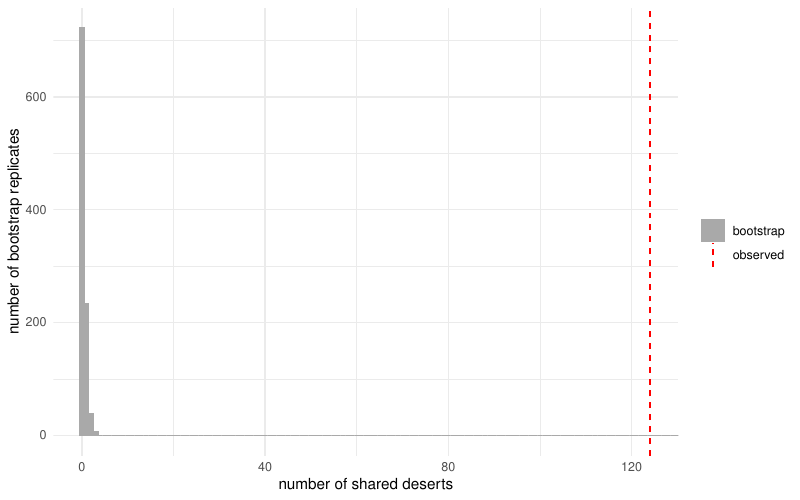

Recreate this plot in R.
suppressPackageStartupMessages({
library(data.table)
library(R.utils)
library(bit)
library(qs2)
library(ggplot2)
library(dplyr)
library(tidyr)
library(tibble)
library(readr)
library(parallel)
library(GenomicRanges)
library(testthat)
library(pryr)
})

###############################################################
# read all input data
###############################################################

cat("Reading input data... ")

# ROH in modern samples
modern_gr <- fread("data/ref-panel_allchrom_sample-snp_filltags_filter_MAF_0.01_all_sites_hom_win_het_1_dogs.hom")
modern_gr <- tibble(modern_gr) %>% select(sample = FID, chrom = CHR, start = POS1, end = POS2)
modern_gr$set <- "modern"

# ROH in ancient samples
ancient_gr <- fread("data/merged_phased_annotated.allchrom_MAF_0.01_recalibrated_INFO_0.8_all_sites_hom_win_het_1_dogs.hom")
ancient_gr <- tibble(ancient_gr) %>% select(sample = FID, chrom = CHR, start = POS1, end = POS2)
ancient_gr$set <- "ancient"

# combine ROH sets into a single GRanges object
roh_gr <- rbind(modern_gr, ancient_gr)
roh_gr <- makeGRangesFromDataFrame(roh_gr, keep.extra.columns = TRUE)

# extract sample names for downstream use
ancient_samples <- unique(roh_gr[roh_gr$set == "ancient"]$sample)
modern_samples <- unique(roh_gr[roh_gr$set == "modern"]$sample)

all_samples <- c(ancient_samples, modern_samples)

# look-up table for detecting whether a given sample is ancient or modern
sample_lookup <- c(rep("ancient", length(ancient_samples)), rep("modern", length(modern_samples)))
names(sample_lookup) <- all_samples

# ancient sites
ancient_sites <- fread("data/merged_phased_annotated.allchrom_MAF_0.01_recalibrated_INFO_0.8_all_sites_hom_win_het_1_dogs.hom.summary.gz")
ancient_sites <- tibble(ancient_sites) %>% select(chrom = CHR, pos = BP) %>% mutate(ancient = TRUE)

# modern sites
modern_sites <- fread("data/ref-panel_allchrom_sample-snp_filltags_filter_MAF_0.01_all_sites_hom_win_het_1_dogs.hom.summary.gz")
modern_sites <- tibble(modern_sites) %>% select(chrom = CHR, pos = BP) %>% mutate(modern = TRUE)

# apparently ancient sites are a perfect superset of modern sites (due to
# stricter filtering on some original set of sites)
expect_equal(ancient_sites, inner_join(ancient_sites, modern_sites, by = c("chrom", "pos"))[c("chrom", "pos", "ancient")])

# combine both sets to make the downstream code simpler (switching between
# ancient and modern column subsets as needed for each individual sample)
merged_sites <- left_join(modern_sites, ancient_sites, by = c("chrom", "pos")) %>%
  mutate(
    ancient = if_else(is.na(ancient), FALSE, ancient)
  )
merged_sites_gr <- makeGRangesFromDataFrame(merged_sites, keep.extra.columns = TRUE, start.field = "pos", end.field = "pos")

# coordinates of windows
windows_gr <- fread("cat data/dogs_allchrom_windows_cov_500kb.txt | cut -f1-3 | sort | uniq") %>%
  setNames(c("chrom", "start", "end")) %>%
  mutate(chrom = as.integer(gsub("chr", "", chrom))) %>%
  arrange(chrom, start, end) %>%
  makeGRangesFromDataFrame()

cat("done.\n")
cat("---\n")

cat("Removing windows without any SNPs:\n")

# remove windows which don't have any SNPs (there's only one of those)
hits <- findOverlaps(windows_gr, merged_sites_gr)
to_remove <- setdiff(seq_along(windows_gr), queryHits(hits))
# 3920
cat(paste0("(number of windows to remove: ", length(to_remove), ")\n"))

print(as.data.frame(windows_gr)[to_remove, ])

windows_gr <- subsetByOverlaps(windows_gr, merged_sites_gr)
cat("---\n")

cat("Removing windows with extreme coverages:\n")

# coverage filter
win_cov_df <- fread("data/dogs_allchrom_windows_cov_500kb.txt")
names(win_cov_df) <- c("chrom", "start", "end", ".", ".", ".", "coverage", ".", ".")

win_cov_df <- win_cov_df[, .(coverage = sum(coverage) / length(ancient_samples)), by = c("chrom", "start", "end")]
# remove coverage information for windows without any SNPs first
win_cov_df <- win_cov_df[-to_remove]

sum_cov_df <- win_cov_df[, .(
  lower_cov = mean(coverage) - 2 * sd(coverage),
  upper_cov = mean(coverage) + 2 * sd(coverage)
)]

valid_windows <- win_cov_df[, coverage > sum_cov_df$lower_cov & coverage < sum_cov_df$upper_cov]
cat(paste0("(number of windows to remove: ", sum(!valid_windows), ")\n"))
print(as.data.frame(windows_gr)[!valid_windows, ])

windows_gr <- windows_gr[valid_windows]

cat("---\n")

###############################################################
# processing site tables
###############################################################

# assign each site to a window (adding a window index column)
assign_sites <- function(sites_gr, windows_gr) {
  # find which window overlaps each SNP
  hits <- findOverlaps(sites_gr, windows_gr)

  # remove SNPs not hitting a window
  sites_gr <- sites_gr[queryHits(hits)]

  # annotate each SNP with its respective window
  sites_gr$win_i <- subjectHits(hits)

  # return the modified SNP table
  return(sites_gr)
}

# add 'dummy' NA sites to each window so that they have all the same length
# and can be reshuffled freely during bootstrap within each individual
add_padding <- function(sites_gr) {
  # split sites into window chunks
  snp_windows <- split(sites_gr, sites_gr$win_i)
  # what's the longest window in terms of the number of sites?
  max_length <- snp_windows %>% sapply(length) %>% max

  # loop over all windows with consecutive sites and add the required
  # padding of the required number of dummy sites as needed
  snp_windows_padded <- lapply(snp_windows, function(win_gr) {
    # how many dummy sites should we add to pad this window?
    padding_length <- max_length - length(win_gr)

    # add dummy sites if needed
    if (padding_length > 0) {
      padding_gr <- GRanges(seqnames = seqnames(win_gr)[1],
                            ranges = IRanges(start = rep(-1, padding_length), width = 1),
                            dummy = TRUE,
                            modern = NA, ancient = NA, win_i = win_gr$win_i[1])
    } else {
      padding_gr <- NULL
    }
    win_gr$dummy <- FALSE
    win_gr <- do.call(c, list(win_gr, padding_gr))

    win_gr
  }) %>% GRangesList(compress = FALSE)

  # turn the list of GRanges object into a single GRanges table again
  unlist(snp_windows_padded)
}


cat("Processing sites... ")
s <- Sys.time()

if (!file.exists("sites_gr.qs")) {
  # assign a window number to each site
  sites_gr <- assign_sites(merged_sites_gr, windows_gr)

  # pad each window with dummy NA sites so that each window is of the same length
  # (and we can reshuffle windows in each individual during bootstrapping)
  sites_gr <- add_padding(sites_gr)

  qs_save(sites_gr, "sites_gr.qs")
} else {
  sites_gr <- qs_read("sites_gr.qs")
}

e <- Sys.time()
cat("done.\n")
print(e - s)
cat("---\n")

# sanity check -- all windows now must be of the same length (real SNPs as well
# as NA 'dummy SNPs')
expect_true(length(unique(table(sites_gr$win_i))) == 1)

###############################################################
# detecting sites overlapping ROH in each individual
###############################################################

detect_overlaps <- function(samples, sites_gr, roh_gr) {
  hits_inds <- mclapply(seq_along(samples), function(i) {
    ind <- samples[i]

    # extract the flag for whether that individual is ancient or modern
    set <- roh_gr[roh_gr$sample == ind]$set[1]

    #cat(sprintf("Processing %s (%s) [%s/%s]\n", ind, set, i, length(samples)))

    # take a respective subset of all sites (either ancient set or modern set),
    # which are not 'dummy sites' used for padding windows to the same length
    subset <- mcols(sites_gr)[[set]]
    subset <- subset & !is.na(subset)

    # detect which sites in this individual overlap with an ROH -- a site
    # in the overall data set will be either TRUE or FALSE (depending on whether
    # or not it overlaps or ROH) or NA (if its a site only available in the modern
    # set but an ancient individual is being currently processed) -- note that
    # the bit-wise representation of TRUE/FALSE here doesn't allow NA values though,
    # and the dummy-or-not mask will be handled via a dedicated data structure downstream
    roh_hits <- bit(length(subset))
    hits <- findOverlaps(sites_gr[subset], roh_gr[roh_gr$sample == ind])
    roh_hits[which(subset)][queryHits(hits)] <- TRUE

    # split the long bit vector into a list of bit vectors (one element for each window)
    roh_hits <- split(roh_hits, sites_gr$win_i) %>% lapply(as.bitwhich)
    roh_hits
  }, mc.cores = detectCores())
  # })
  names(hits_inds) <- samples

  return(hits_inds)
}

cat("Assigning sites to ROH segments... ")
s <- Sys.time()

if (!file.exists("roh_overlaps.qs")) {
  roh_overlaps <- detect_overlaps(all_samples, sites_gr, roh_gr)
  qs_save(roh_overlaps, "roh_overlaps.qs")
} else {
  roh_overlaps <- qs_read("roh_overlaps.qs")
}

e <- Sys.time()
cat("done.\n")
print(e - s)
cat("---\n")

cat("Generating bit masks for each window... ")

# convert dummy/modern/ancient TRUE/FALSE columns from a data frame format (inefficient
# for massive-scale parallel processing during bootstrap, even when stored as data.table)
# to lists of window-based bit-masks -- note that we have to store the dummy-or-not status
# for each site as a TRUE/FALSE bit mask because bit vectors don't allow NA values (whether
# or not is any site in any individual a dummy site would be indicated by an NA value in
# that individual's data.table column)
masks <- as.data.table(sites_gr)[, .(index = 1:.N, win_i, dummy, ancient, modern)] %>%
  split(., .$win_i) %>%
  lapply(function(win_df) {
    with(win_df,
         list(
           dummy = as.bit(dummy),
           ancient = as.bit(ancient),
           modern = as.bit(modern)
          ))
  })

cat("done.\n")
cat("---\n")

###############################################################
# sanity checking after ROH-assignment, and bit-conversion
###############################################################

# bit vectors of non-dummy modern sites have the same number as the original table of modern sites
expect_true(
  sum(sapply(masks, function(win) sum(!win$dummy & win$modern))) ==
    length(sites_gr[!sites_gr$dummy & sites_gr$modern])
)

# bit vectors of non-dummy ancient sites have the same number as the original table of ancient sites
expect_true(
  sum(sapply(masks, function(win) sum(!win$dummy & win$ancient))) ==
    length(sites_gr[!sites_gr$dummy & sites_gr$ancient])
)

# 3. just a visual test that the # of ROHs in ancient vs modern match our expectation
# TODO: adapt to data.table in a single merged form
#roh_counts <- lapply(coverages, function(ind) {
#  data.frame(set = ind$set[1], ind = ind$sample[1], roh_coverage = mean(ind$coverage))
#}) %>% do.call(rbind, .)
#ggplot(roh_counts) +
#  geom_jitter(aes(set, roh_coverage, color = set))

#ancient_freq <- cov_df[(ancient), .(chrom, pos, win_i, count = rowSums(.SD, na.rm = TRUE)), .SDcols = ancient_samples]
#ancient_freq <- ancient_freq[pos != -1]
#ancient_sites <- fread("data/merged_phased_annotated.allchrom_MAF_0.01_recalibrated_INFO_0.8_all_sites_hom_win_het_1_dogs.hom.summary.gz")

###############################################################
# Detecting desert status of each window
###############################################################

# compute the proportion of sites covered by ROH for each window in each sample
windows_coverage <- function(samples, sample_lookup, roh_overlaps, masks) {
  mclapply(samples, function(ind) {
    # iterate over each window in a given individual...
    sapply(seq_len(length(masks)), function(win_i) {
      # ... extract the ROH-hit TRUE/FALSE status of each site in the window ...
      roh_sites <- roh_overlaps[[ind]][[win_i]]
      # ... extract the filter of the dummy status of each site in the window...
      dummy <- masks[[win_i]]$dummy
      # ... and the ancient or modern status of each site in the window ...
      set <- masks[[win_i]][[sample_lookup[[ind]]]]

      # the proportion of sites overlapping ROH in this individual's window is the number
      # of sites which hit some ROH divided by the total number of available sites
      # (the number of non-dummy sites which are also among the ancient or modern set)
      sum(roh_sites) / sum(!dummy & set)
    })
  }, mc.cores = detectCores()) %>%
    as.data.table %>%
    setNames(samples)
}

# detect deserts in a given set of individuals (df here is a subset of
# the merged data frame, either a set of ancient individuals or a set of
# modern individuals, specified upon calling the function)
detect_deserts <- function(df, cutoff) {
  avg_coverages <- rowMeans(df)

  # flag each window as a desert or not
  cutoff <- 0.05
  deserts <- avg_coverages < cutoff

  return(deserts)
}

###############################################################
# Testing desert detection on the original (unshuffled) data
###############################################################

# compute ROH/SNP coverage in each window

cat("Computing ROH coverage of each SNP in each window... ")
s <- Sys.time()

mean_win_df <- windows_coverage(all_samples, sample_lookup, roh_overlaps, masks)

e <- Sys.time()
cat("done.\n")
print(e - s)
cat("---\n")

# assign desert status to each window (TRUE or FALSE)
deserts_ancient <- detect_deserts(mean_win_df[, ..ancient_samples], cutoff = 0.05)
deserts_modern <- detect_deserts(mean_win_df[, ..modern_samples], cutoff = 0.05)

# count the deserts
cat("Number of deserts in ancient individuals:", sum(deserts_ancient), "\n")
cat("Number of deserts in modern individuals:", sum(deserts_modern), "\n")
deserts_shared <- deserts_ancient & deserts_modern
cat("Number of shared deserts:", sum(deserts_shared), "\n")
cat("---\n")

# for debugging purposes, add ROH frequencies for each window (in ancient and
# modern individuals) to the original table of windows for easier reference
original_win <- windows_gr

original_win$mean_ancient <- rowMeans(mean_win_df[, .SD, .SDcols = ancient_samples])
original_win$mean_modern <- rowMeans(mean_win_df[, .SD, .SDcols = modern_samples])
original_win$desert <- deserts_shared

# just the deserts in ancient individuals
# original_win[original_win$mean_ancient < 0.05]

# just the deserts in modern individuals
# original_win[original_win$mean_modern < 0.05]

# deserts in both ancient and modern individuals
# original_win[original_win$desert]

# save coordinates of shared ancient & modern deserts
deserts <- original_win[original_win$desert]
deserts_df <- as.data.table(deserts)[, .(chrom = seqnames, start, end, mean_ancient, mean_modern, desert)]

cat("Coordinates of shared deserts:\n\n")

print(as.data.frame(deserts_df))

cat("---\n")

fwrite(deserts_df, "deserts.tsv", sep = "\t", row.names = FALSE)

###############################################################
# Get data for the comparison of the pre-review winScan code
###############################################################

# save window information for ancient individuals
roh_wins_anc_df <- as.data.table(original_win)
roh_wins_anc_df <- roh_wins_anc_df[, .(chrom = seqnames, start, end, mean_ancient)]
fwrite(roh_wins_anc_df, "roh_wins_anc_df.tsv", sep = "\t", row.names = FALSE)

# save window information for modern individuals
roh_wins_mod_df <- as.data.table(original_win)
roh_wins_mod_df <- roh_wins_mod_df[, .(chrom = seqnames, start, end, mean_modern)]
fwrite(roh_wins_mod_df, "roh_wins_mod_df.tsv", sep = "\t", row.names = FALSE)

# ancient samples
ancient_states_df <-
  mclapply(ancient_samples, function(ind) {
    set <- sample_lookup[ind]
    lapply(seq_along(masks), function(win_i) {
      available_sites <- which(as.logical(!masks[[win_i]]$dummy & masks[[win_i]][[set]]))
      roh_overlaps[[ind]][[win_i]][available_sites]
    }) %>% unlist
  }) %>% as.data.table %>% setNames(ancient_samples)

ancient_coord_df <- as.data.table(sites_gr)[
  (ancient) & !(dummy), .(chrom = seqnames, pos = start, win_i, modern, ancient, dummy)
]

ancient_states_df <- cbind(ancient_coord_df, ancient_states_df)
qs_save(ancient_states_df, "ancient_states_df.qs")

# modern samples
modern_states_df <-
  mclapply(modern_samples, function(ind) {
    set <- sample_lookup[ind]
    lapply(seq_along(masks), function(win_i) {
      available_sites <- which(as.logical(!masks[[win_i]]$dummy & masks[[win_i]][[set]]))
      roh_overlaps[[ind]][[win_i]][available_sites]
    }) %>% unlist
  }) %>% as.data.table %>% setNames(modern_samples)

modern_coord_df <- as.data.table(sites_gr)[
  (modern) & !(dummy), .(chrom = seqnames, pos = start, win_i, modern, ancient, dummy)
]

modern_states_df <- cbind(modern_coord_df, modern_states_df)
qs_save(modern_states_df, "modern_states_df.qs")

###############################################################
# Comparison of pre-review and post-review desert windows
###############################################################

# read coordinates of new deserts
deserts <-
  fread("deserts.tsv")[(desert)] %>%
  makeGRangesFromDataFrame(keep.extra.columns = TRUE)

# read coordinates of deserts from the pre-review manuscript
old_deserts <-
  fread("data/imputed_modern_window_bed_0.01_INFO_0.8_all_sites_hom_win_het_1_dogs_deserts.bed",
        col.names = c("chrom", "start", "end")) %>%
  makeGRangesFromDataFrame(keep.extra.columns = TRUE)

cat("Number of new deserts:", length(deserts), "\n")

cat("Number of original deserts:", length(old_deserts), "\n")

# detect deserts which were present both pre- and post-review
overlapping_deserts <- findOverlaps(deserts, old_deserts, type = "equal")
cat("Number of deserts shared between both sets:", length(overlapping_deserts), "\n")

cat("---\n")

###############################################################
# Bootstrapping
###############################################################

# shuffle windows in a given individual (keeping the sites sitting on the window together)
# -- the windows are stored as lists of bit-encoded vectors, each element of a vector
#    indicating whether or not does a site overlap an ROH or not in this individual
#    (TRUE and FALSE states encoded as sparse bit vectors for maximum memory efficiency)
shuffle_one <- function(windows, shuffled_indices = NULL) {
  if (is.null(shuffled_indices))
    shuffled_indices <- sample(seq_along(windows))
  windows[shuffled_indices]
}

# shuffle windows (and, therefore, sites) in all given individuals
shuffle_samples <- function(samples, roh_overlaps) {
  lapply(roh_overlaps, shuffle_one)
}

cat("Testing that reshuffling works correctly and uses constant amount of memory... ")
s <- Sys.time()

{
  # pick a single individual
  ind <- sample(all_samples, 1)
  windows <- roh_overlaps[[ind]]
  # reshuffle its sites/windows
  shuffled_indices <- sample(seq_along(windows))
  shuffled_windows <- windows[shuffled_indices]

  # check that the pointers to bit-encoded vectors (one for each window) point
  # to the same address in memory (proving that the reshuffling works correctly
  # and that no memory has been copied in the process, only the reference counter
  # has been increased by one
  original_pointers <- sapply(seq_along(windows),
                              function(i) rlang::obj_address(windows[[i]]))
  shuffled_pointers <- sapply(seq_along(windows),
                              function(i) rlang::obj_address(shuffled_windows[[which(shuffled_indices == i)]]))
  expect_equal(original_pointers, shuffled_pointers)
}

cat("done.\n")
e <- Sys.time()
print(e - s)
cat("---\n")

cat("Testing that identity permutation results in identical desert counts... ")
s <- Sys.time()

{
  # "reshuffle" windows in each individual to their original positions
  shuffled_overlaps <- lapply(roh_overlaps, function(windows) {
    original_indices <- seq_along(windows)
    shuffle_one(windows, shuffled_indices = original_indices)
  })
  # compute the mean ROH/site coverage of each window
  mean_win_df <- windows_coverage(all_samples, sample_lookup, shuffled_overlaps, masks)
  # detect windows which are ROH deserts
  deserts_ancient <- detect_deserts(mean_win_df[, ..ancient_samples], cutoff = 0.05)
  deserts_modern <- detect_deserts(mean_win_df[, ..modern_samples], cutoff = 0.05)
  # make sure the identity permutations of windows give the original result
  expect_true(sum(deserts_ancient & deserts_modern) == 124)
}

cat("done.\n")
e <- Sys.time()
print(e - s)
cat("---\n")

# run a single bootstrap replicate of the desert inference
run_replicate <- function(rep_i, roh_overlaps, masks) {
  cat(paste0("Running replicate #", rep_i, "... "))

  # reshuffle windows in each individual
  shuffled_overlaps <- shuffle_samples(all_samples, roh_overlaps)

  # compute SNP-ROH coverage in each window
  mean_win_df <- windows_coverage(all_samples, sample_lookup, shuffled_overlaps, masks)

  # detect which ancient vs modern deserts are shared (producing TRUE/FALSE vectors)
  deserts_ancient <- detect_deserts(mean_win_df[, ..ancient_samples], cutoff = 0.05)
  deserts_modern <- detect_deserts(mean_win_df[, ..modern_samples], cutoff = 0.05)

  # detect which reshuffled windows correspond to a shared A vs M desert
  deserts_shared <- deserts_ancient & deserts_modern

  # return the result in a tidy form -- a data frame with these columns:
  #   - rep_i: replicate number
  #   - win_i: index of a window
  #   - desert_ancient: whether that window is an 'ancient desert' (1) or not (0)
  #   - desert_modern: whether that window is an 'modern desert' (1) or not (0)
  #   - desert_shared: whether that window is a desert in both ancient and modern dogs
  result <- data.table(
    rep_i = rep_i,
    win_i = seq_along(deserts_shared),
    desert_ancient = as.integer(deserts_ancient),
    desert_modern = as.integer(deserts_modern),
    desert_shared = as.integer(deserts_shared)
  )

  cat("done.\n")

  return(result)
}

cat("Starting the bootstrap procedure... \n")
s <- Sys.time()

n_reps <- 100

if (!file.exists("replicates_df.qs")) {
  # run 100 reshuffling bootstrap replicates
  replicates_df <-
    lapply(seq_len(n_reps), function(rep_i) run_replicate(rep_i, roh_overlaps, masks)) %>%
    do.call(rbind, .)

  qs_save(replicates_df, "replicates_df.qs")

} else {
  replicates_df <- qs_read("replicates_df.qs")
}

cat("Bootstrap procedure finished... \n")
e <- Sys.time()
print(e - s)

cat("Time for a single iteration:\n")
print((e - s) / n_reps)
cat("---\n")

###############################################################
# Putting a p-value on the result
###############################################################

# the observed number of shared deserts
observed_count <- length(deserts)

# desert numbers observed in each bootstrap iteration
bootstrap_counts <- replicates_df[, .(desert_count = sum(desert_shared)), by = rep_i]

# compute and plot the empirical CDF
e <- ecdf(bootstrap_counts$desert_count)

pdf("ecdf.pdf", width = 10, height = 7)

plot(e, xlim = c(0, max(bootstrap_counts$desert_count)),
     main = "ECDF of the bootstrapped shared desert counts")

plot(e, xlim = c(0, 130),
     main = "ECDF of the bootstrapped shared desert counts (along with the observed count)")
abline(v = observed_count, col = "red", lty = 2)
legend(x = 90, y = 0.95, "observed count", fill = "red")

invisible(dev.off())

# what's the probability of observing a value as extreme (or more extreme)
# than the value we observed?
p_value <- 1 - e(observed_count)
cat("Probability of observing the same (or larger) number of shared deserts:", p_value)

# histogram of the bootstrap counts along with the observed value
pdf("bootstrap.pdf", width = 8, height = 5)

ggplot(bootstrap_counts) +
  geom_histogram(aes(desert_count, color = "bootstrap"), binwidth = 1, fill = "darkgray") +
  geom_vline(aes(xintercept = observed_count, color = "observed"), linetype = "dashed") +
  coord_cartesian(xlim = c(0, max(bootstrap_counts$desert_count, observed_count))) +
  guides(color = guide_legend("")) +
  scale_color_manual(values = c("observed" = "red", "bootstrap" = "darkgray")) +
  annotate("label", x = 140, y = 38, label = sprintf("p-value = %s", p_value), color = "red") +
  labs(x = "number of shared deserts", y = "number of bootstrap replicates") +
  theme_minimal()

invisible(dev.off())
